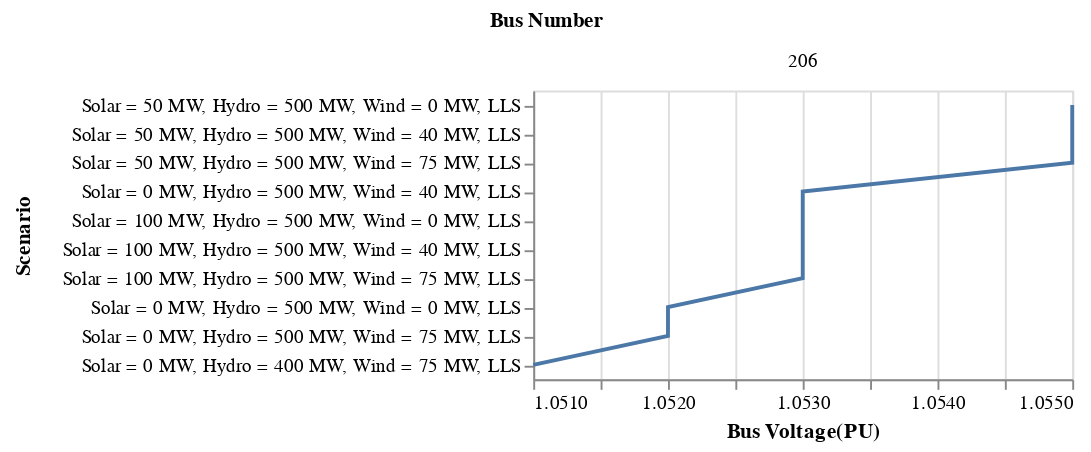

Source (notebook cell):
### Code cell
alt.Chart(volt_high_f).mark_line().encode(
    alt.X('Bus Voltage(PU)', scale=alt.Scale(zero=False)),
    alt.Y('Scenario',axis = alt.Axis(labelLimit= 250, titleX=-260), sort='-x'),
    alt.Color('Bus Number:N', legend=None)).properties(height = 150, width = 280).facet('Bus Number:N',columns=2).resolve_scale(x='independent', y = 'independent')

### Figure 1 — Vega-Lite specification as saved in the notebook (floating-point values rounded to 4 significant figures)
{"config": {"view": {"continuousWidth": 300, "continuousHeight": 300}}, "data": {"name": "data-cfecdfedb825a7b56331a8c20092e00d"}, "facet": {"field": "Bus Number", "type": "nominal"}, "spec": {"mark": {"type": "line"}, "encoding": {"color": {"field": "Bus Number", "legend": null, "type": "nominal"}, "x": {"field": "Bus Voltage(PU)", "scale": {"zero": false}, "type": "quantitative"}, "y": {"axis": {"labelLimit": 250, "titleX": -260}, "field": "Scenario", "sort": "-x", "type": "nominal"}}, "height": 150, "width": 280}, "columns": 2, "resolve": {"scale": {"x": "independent", "y": "independent"}}, "$schema": "https://vega.github.io/schema/vega-lite/v5.20.1.json", "datasets": {"data-cfecdfedb825a7b56331a8c20092e00d": [{"Scenario": "Solar = 0 MW, Hydro = 400 MW, Wind = 75 MW, LLS", "Bus Number": 206, "Bus Name": "URBGEN      ", "Area": 2, "Base Voltage": 18.0, "Bus Voltage(PU)": 1.051, "Bus Voltage(kV)": 18.91, "Voltage Range": "1.05<Vbus<1.1"}, {"Scenario": "Solar = 0 MW, Hydro = 500 MW, Wind = 0 MW, LLS", "Bus Number": 206, "Bus Name": "URBGEN      ", "Area": 2, "Base Voltage": 18.0, "Bus Voltage(PU)": 1.052, "Bus Voltage(kV)": 18.94, "Voltage Range": "1.05<Vbus<1.1"}, {"Scenario": "Solar = 0 MW, Hydro = 500 MW, Wind = 40 MW, LLS", "Bus Number": 206, "Bus Name": "URBGEN      ", "Area": 2, "Base Voltage": 18.0, "Bus Voltage(PU)": 1.053, "Bus Voltage(kV)": 18.95, "Voltage Range": "1.05<Vbus<1.1"}, {"Scenario": "Solar = 0 MW, Hydro = 500 MW, Wind = 75 MW, LLS", "Bus Number": 206, "Bus Name": "URBGEN      ", "Area": 2, "Base Voltage": 18.0, "Bus Voltage(PU)": 1.052, "Bus Voltage(kV)": 18.94, "Voltage Range": "1.05<Vbus<1.1"}, {"Scenario": "Solar = 50 MW, Hydro = 500 MW, Wind = 0 MW, LLS", "Bus Number": 206, "Bus Name": "URBGEN      ", "Area": 2, "Base Voltage": 18.0, "Bus Voltage(PU)": 1.055, "Bus Voltage(kV)": 18.99, "Voltage Range": "1.05<Vbus<1.1"}, {"Scenario": "Solar = 50 MW, Hydro = 500 MW, Wind = 40 MW, LLS", "Bus Number": 206, "Bus Name": "URBGEN      ", "Area": 2, "Base Voltage": 18.0, "Bus Voltage(PU)": 1.055, "Bus Voltage(kV)": 18.99, "Voltage Range": "1.05<Vbus<1.1"}, {"Scenario": "Solar = 50 MW, Hydro = 500 MW, Wind = 75 MW, LLS", "Bus Number": 206, "Bus Name": "URBGEN      ", "Area": 2, "Base Voltage": 18.0, "Bus Voltage(PU)": 1.055, "Bus Voltage(kV)": 18.99, "Voltage Range": "1.05<Vbus<1.1"}, {"Scenario": "Solar = 100 MW, Hydro = 500 MW, Wind = 0 MW, LLS", "Bus Number": 206, "Bus Name": "URBGEN      ", "Area": 2, "Base Voltage": 18.0, "Bus Voltage(PU)": 1.053, "Bus Voltage(kV)": 18.96, "Voltage Range": "1.05<Vbus<1.1"}, {"Scenario": "Solar = 100 MW, Hydro = 500 MW, Wind = 40 MW, LLS", "Bus Number": 206, "Bus Name": "URBGEN      ", "Area": 2, "Base Voltage": 18.0, "Bus Voltage(PU)": 1.053, "Bus Voltage(kV)": 18.95, "Voltage Range": "1.05<Vbus<1.1"}, {"Scenario": "Solar = 100 MW, Hydro = 500 MW, Wind = 75 MW, LLS", "Bus Number": 206, "Bus Name": "URBGEN      ", "Area": 2, "Base Voltage": 18.0, "Bus Voltage(PU)": 1.053, "Bus Voltage(kV)": 18.96, "Voltage Range": "1.05<Vbus<1.1"}]}}
